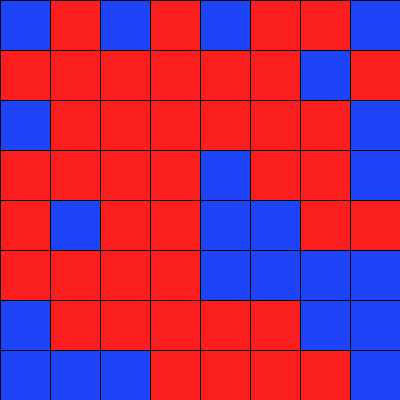
Frame 1 (no input)
Frame 60 (the mouse pressed at the canvas centre just before this capture): identical to frame 1, image omitted
Frame 120 (the mouse held since frame 60 and released just before this capture): identical to frame 1, image omitted

The Processing sketch that drew this single still picture (run headless with seeded random() and noise(); from frame 60 on, the mouse is pressed at the canvas centre):

// Processing sketch: magicStones
// ── magicStones.pde
//寶石方塊,亂數決定寶石 random()會是float, 要再轉成 int
int [][] square=new int[8][8];//0,1
color[] c = {#FA1E1E, #1E44FA};
void setup(){
  size(400, 400);
  for(int i=0; i<8; i++){
    for(int j=0; j<8; j++){
      square[i][j]= int(random(2));
    }
  }
}
void draw(){
  for(int i=0; i<8; i++){
    for(int j=0; j<8; j++){
      if(square[i][j]==0){
        fill(c[0]); rect( j*50, i*50, 50, 50);
      }else if(square[i][j]==1){
        fill(c[1]); rect( j*50, i*50, 50, 50);
      }
    }
  }
}
